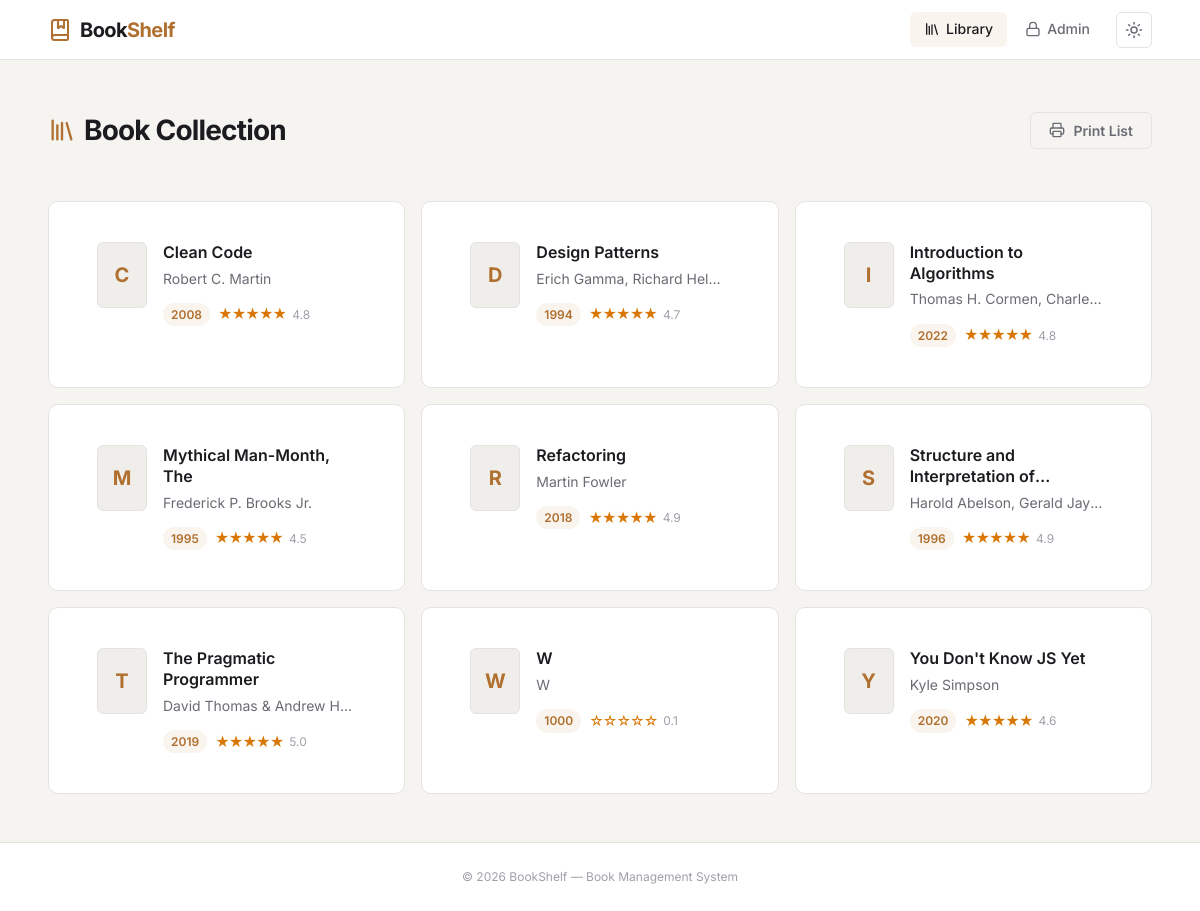
Before: / with the older database file.
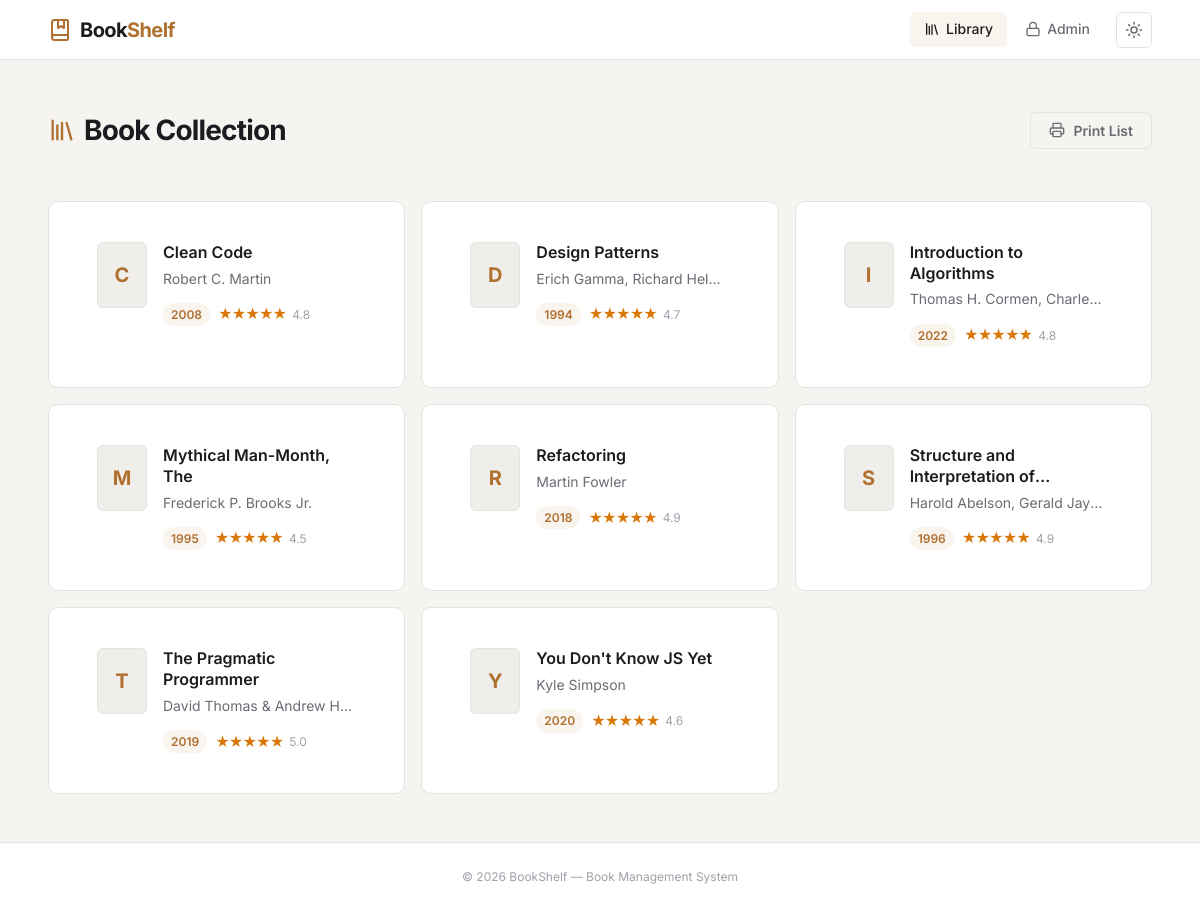
After: the same page with the newer database file.
### tables this page shows
CREATE TABLE books (
            id           INTEGER PRIMARY KEY AUTOINCREMENT,
            title        TEXT    NOT NULL,
            author       TEXT    NOT NULL,
            release_year INTEGER NOT NULL,
            annotation   TEXT    DEFAULT '',
            rating       REAL    DEFAULT 0 CHECK(rating >= 0 AND rating <= 5),
            created_at   TEXT    DEFAULT (datetime('now'))
        );

### includes/auth.php (called while the page is built, shortened)
<?php
function isLoggedIn(): bool
{
    if (empty($_SESSION['user_id'])) {
        return false;
    }
    return true;
}

### index.php (the view, shortened to what this page needs)
<?php
$pdo = getDB();
$books = $pdo->query("SELECT id, title, author, release_year, rating FROM books ORDER BY title ASC")->fetchAll();
?>
<!DOCTYPE html>
<html lang="en">
<head>
    <link rel="stylesheet" href="assets/css/style.css">
</head>
<body>
<div class="page-wrapper">
    <header class="site-header">
        <a href="index.php" class="logo">
            <i data-lucide="book-marked"></i>
            <span class="logo-text">Book<span>Shelf</span></span>
        </a>
        <nav class="header-nav">
            <a href="index.php" class="nav-link active">
                <i data-lucide="library"></i> Library
            </a>
            <?php if (isLoggedIn()): ?>
                <a href="admin.php" class="nav-link">
                    <i data-lucide="settings"></i> Admin
                </a>
            <?php else: ?>
                <a href="login.php" class="nav-link">
                    <i data-lucide="lock"></i> Admin
                </a>
            <?php endif; ?>
            <button id="theme-toggle" class="theme-toggle" title="Toggle theme">
                <i data-lucide="sun" class="icon-sun"></i>
            </button>
        </nav>
    </header>
    <main class="main-content">
        <div class="page-title-row">
            <h1>
                <i data-lucide="library"></i>
                Book Collection
            </h1>
            <div class="actions no-print">
                <button id="btn-print" class="btn btn-outline" title="Print book list">
                    <i data-lucide="printer"></i>
                    Print List
                </button>
            </div>
        </div>
        <?php if (empty($books)): ?>
            <div class="empty-state">
                <i data-lucide="book-open"></i>
                <p>No books in the collection yet.</p>
                <a href="login.php" class="btn btn-primary">Add Books</a>
            </div>
        <?php else: ?>
            <div class="book-grid">
                <?php foreach ($books as $book): ?>
                    <div class="book-card card">
                        <a href="detail.php?id=<?= (int)$book['id'] ?>" class="book-card__link">
                            <div class="book-card__cover">
                                <span class="book-card__initial"><?= htmlspecialchars(mb_substr($book['title'], 0, 1)) ?></span>
                            </div>
                            <div class="book-card__body">
                                <h3 class="book-card__title"><?= htmlspecialchars($book['title']) ?></h3>
                                <p class="book-card__author"><?= htmlspecialchars($book['author']) ?></p>
                                <div class="book-card__meta">
                                    <span class="badge"><?= (int)$book['release_year'] ?></span>
                                    <?php if ($book['rating'] > 0): ?>
                                        <span class="book-card__rating">
                                            <?= str_repeat('★', (int)round($book['rating'])) . str_repeat('☆', 5 - (int)round($book['rating'])) ?>
                                            <small><?= number_format($book['rating'], 1) ?></small>
                                        </span>
                                    <?php endif; ?>
                                </div>
                            </div>
                        </a>
                    </div>
                <?php endforeach; ?>
            </div>
        <?php endif; ?>
    </main>
    <footer class="site-footer">
        &copy; <?= date('Y') ?> BookShelf &mdash; Book Management System
    </footer>
</div>
</body>
</html>

Changed rows visible on the page:
removed books: title "W", author "W", release_year "1000", rating "☆☆☆☆☆", rating "0.1"
